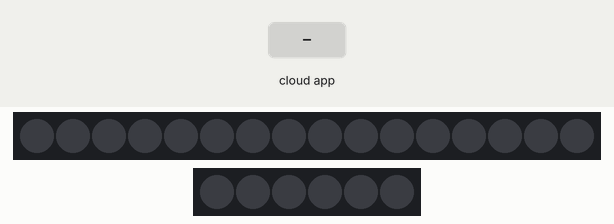
This sketch was run on a simulated ESP8266 (NodeMCU). Shown: 16 RGB LEDs in strip order, left to right, 6 RGB LEDs in strip order, left to right. The inputs (shaded band) are chosen by the test bench. Dim RGB values are drawn brighter than linear; WiFi joins after 1.5 s; servers stay silent unless stated; EEPROM starts erased; what the sketch prints to the serial monitor is not drawn.

Above: at 2.7 s.
2.8 s: the phone or cloud app sets NightLamp to 64
At 3.6 s:
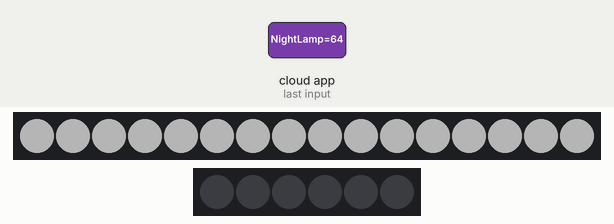
4.3 s: the phone or cloud app sets NightLamp to 128
5.8 s: the phone or cloud app sets NightLamp to 0
At 7.1 s:
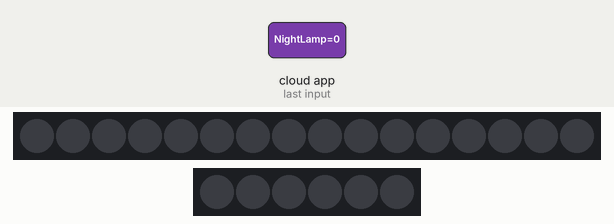
Timing chart, 0 to 8.8 s (numbered marks = the images above; inputs shaded):
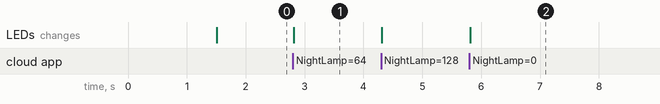

The sketch:

esp8266_NeoPixel.ino
```cpp
#include <EEPROM.h>
#include <Espalexa.h>
#include <ESP8266WiFi.h>
#include <Adafruit_NeoPixel.h>

#define PIN D3       // LED Pin
#define NUMPIXELS 16 // Number of LED's in your strip
#define WICK_PIN PIN
#define CANDLEPIXELS 6

// The LED can be in only one of these states at any given time
#define ESPALEXA_A 1SYNC
#define BRIGHT 0

Adafruit_NeoPixel strip = Adafruit_NeoPixel(NUMPIXELS, PIN, NEO_GRB + NEO_KHZ800);

// START OF CANDLE MODE RELATED STUFF ////////////////////////////////////////////////
Adafruit_NeoPixel *wick;
byte state;
byte index_start;
byte index_end;

long red_int = 0;
long green_int = 0;
long blue_int = 255;
int brightness = 255;

// Change this!!
const char *ssid = "YOUR WIFI NAME";                // Enter WiFi Name
const char *password = "YOUR WIFI PASSWORD"; // Enter WiFi Password

Espalexa espalexa;

void handleSwitchOff();
void handleSwitchOn();

// callback function from esp8266 alexa
void handleToggleLight(uint8_t brightness, uint32_t rgb);

void setup()
{
  Serial.begin(115200);
  Serial.println("");
  // TODO: WIFI function start from here
  WiFi.begin(ssid, password);
  Serial.println("");
  // Wait for connection
  while (WiFi.status() != WL_CONNECTED)
  {
    delay(500);
    Serial.print(".");
  }

  EEPROM.begin(5); // set up EEPROM storage space for config values

  Serial.println("");
  Serial.print("Connected to ");
  Serial.println(ssid);
  Serial.print("IP address: ");
  Serial.println(WiFi.localIP());
  // WIFI function close here

  // TODO: Read last value from memort while bootup

  // EEPROM Memory //
  // Mem Location ||--0--||--1--||--2--||--3--||--4--||--5--||--6--||
  //                 red   green  blue   bright  mode

  red_int = EEPROM.read(0); // restore colour to last used value. Ensures RGB lamp is same colour as when last switched off
  green_int = EEPROM.read(1);
  blue_int = EEPROM.read(2);
  brightness = EEPROM.read(3);

  strip.begin();

  wick = new Adafruit_NeoPixel(CANDLEPIXELS, WICK_PIN, NEO_GRB + NEO_KHZ800);
  wick->begin();
  wick->show();

  index_start = 255;
  index_end = 255;
  state = BRIGHT;

  if (WiFi.status() == WL_CONNECTED)
  {
    espalexa.addDevice("NightLamp", handleToggleLight); // Device Name
    espalexa.begin();
  }
  else
  {
    while (1)
    {
      Serial.println("Cannot connect to WiFi. Please check data and reset the ESP.");
      delay(2500);
    }
  }
}

void loop()
{
  espalexa.loop();
  delay(1);
}

// the color device callback function has two parameters
void handleToggleLight(uint8_t brightness, uint32_t rgb)
{

  // TODO: Read the brightness level and rgb value then set the value to EEPROM and switch on the light
  float hell = brightness / 255.0;
  red_int = ((rgb >> 16) & 0xFF) * hell;
  green_int = ((rgb >> 8) & 0xFF) * hell;
  blue_int = (rgb & 0xFF) * hell;

  EEPROM.write(0, red_int); // write the colour values to EEPROM to be restored on start-up
  EEPROM.write(1, green_int);
  EEPROM.write(2, blue_int);
  EEPROM.commit();

  if (brightness == 0)
  {
    handleSwitchOff();
  }
  else
  {
    handleSwitchOn();
  }
}

// trun on the lights
void handleSwitchOn()
{
  for (int i = 0; i < NUMPIXELS; i++)
  {
    strip.setPixelColor(i, strip.Color(brightness * red_int / 255, brightness * green_int / 255, brightness * blue_int / 255)); // Set colour with gamma correction and brightness adjust value.
    strip.show();
  }
}

void handleSwitchOff()
{ // go to non-existent mode and turn off all pixels
  for (int i = 0; i < NUMPIXELS; i++)
  {                                               // pixels.Color takes RGB values, from 0,0,0 up to 255,255,255
    strip.setPixelColor(i, strip.Color(0, 0, 0)); // Turn off led strip
    strip.show();
  } // This sends the updated pixel color to the hardware.
}
```

Measured:
- after the input at 2.8 s, the LEDs: change at once (image 1)
- after the input at 5.8 s, the LEDs: change at once (image 2)
